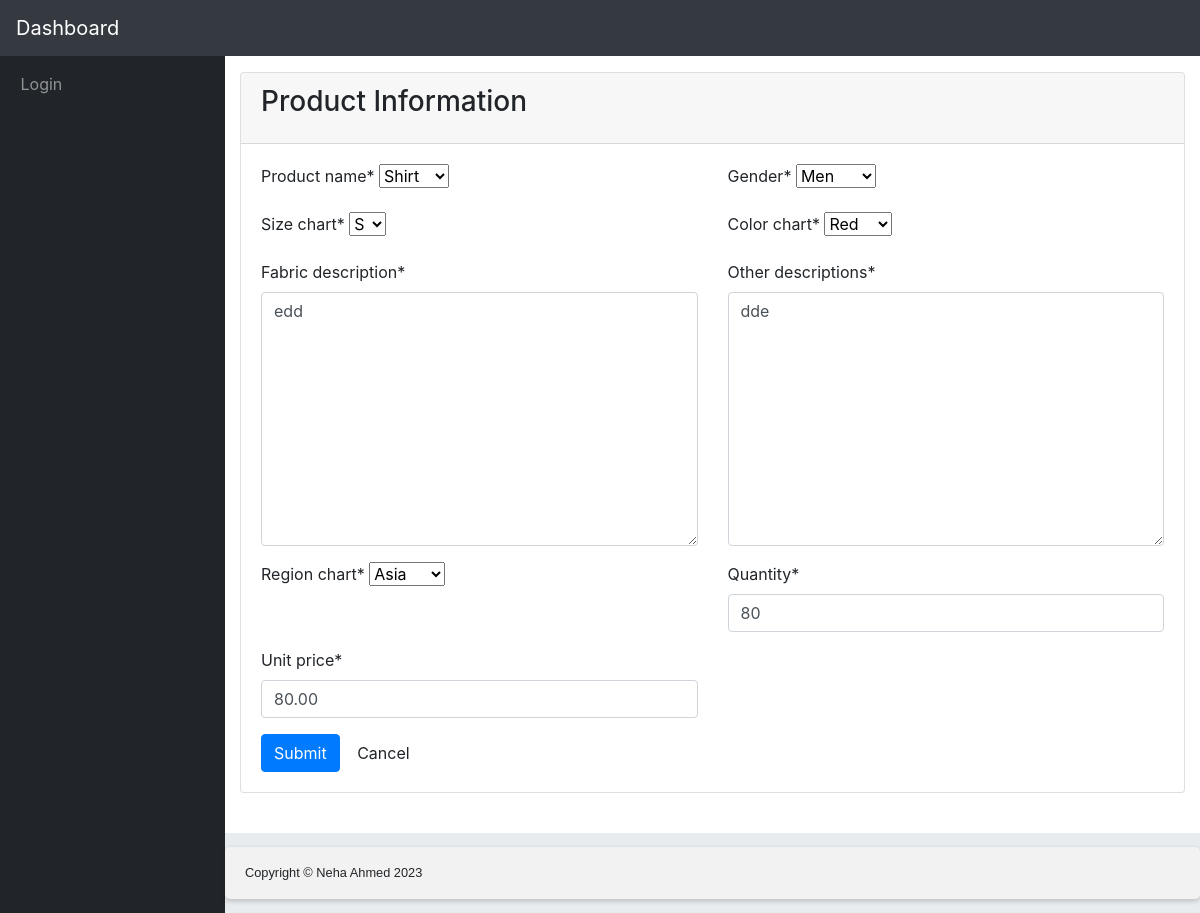
Page /product/1/update/ on the committed database.
### product/models.py (models this page shows, shortened)
class Product(models.Model):
    PRODUCT_CHOICES = [
        ('shirt', 'Shirt'),
        ('pants', 'Pants'),
        ('shoes', 'Shoes'),
    ]
    GENDER_CHOICES = [
        ('men', 'Men'),
        ('women', 'Women'),
        ('unisex', 'Unisex'),
    ]
    SIZE_CHOICES = [
        ('s', 'S'),
        ('m', 'M'),
        ('l', 'L'),
    ]
    COLOR_CHOICES = [
        ('red', 'Red'),
        ('green', 'Green'),
        ('blue', 'Blue'),
    ]
    REGION_CHOICES = [
        ('A', 'Asia'),
        ('US', 'USA'),
        ('EU', 'Europe'),
    ]
    product_name = models.CharField(choices=PRODUCT_CHOICES, max_length=50, default="shirt")
    gender = models.CharField(choices=GENDER_CHOICES, max_length=10, default="men")
    size_chart = models.CharField(choices=SIZE_CHOICES, max_length=5,default="s")
    color_chart = models.CharField(choices=COLOR_CHOICES, max_length=10, default="Asia")
    region_chart = models.CharField(choices=REGION_CHOICES, max_length=10, default="red")
    fabric_description = models.TextField()
    order_no = models.CharField(max_length=50)
    other_descriptions = models.TextField()
    quantity = models.PositiveIntegerField()
    unit_price = models.DecimalField(max_digits=10, decimal_places=2)
    contact_person = models.CharField(max_length=100)

### product/views.py (the view, shortened to what this page needs)
# urls.py: path('<int:pk>/update/', views.product_update, name='product_update'),
def product_update(request, pk):
    product = get_object_or_404(Product, pk=pk)
    try:
        shipment = get_object_or_404(ShipmentTracking, order_no=product.order_no)
        if shipment.ready:
            error_msg = "This order is ready. Can't be edited."
            messages.error(request, message=error_msg)
            return redirect('product_list')
    except:
        None
    form = ProductForm(request.POST or None, instance=product)
    context = {
        'form': form
    }
    return render(request, 'products/product_create.html', context)

### product/forms.py
class ProductForm(forms.ModelForm):
    class Meta:
        model = Product
        fields = [
            'product_name',
            'gender',
            'size_chart',
            'color_chart',
            'region_chart',
            'fabric_description',
            'other_descriptions',
            'quantity',
            'unit_price',
        ]
    product_name = forms.ChoiceField(choices=Product.PRODUCT_CHOICES)
    gender = forms.ChoiceField(choices=Product.GENDER_CHOICES)
    size_chart = forms.ChoiceField(choices=Product.SIZE_CHOICES)
    color_chart = forms.ChoiceField(choices=Product.COLOR_CHOICES)
    region_chart = forms.ChoiceField(choices=Product.REGION_CHOICES)
    fabric_description = forms.CharField(widget=forms.Textarea)
    other_descriptions = forms.CharField(widget=forms.Textarea)
    quantity = forms.IntegerField(min_value=1)
    unit_price = forms.DecimalField(min_value=0.01, max_digits=10, decimal_places=2)

### templates/products/product_create.html (shortened to what this page needs)
{% extends 'base.html' %}
{% load crispy_forms_tags %}
{% block content %}
   <div class="row">
    <div class="col-xl-12 col-sm-12 mb-12">
      <div class="card card-warning">
        <div class="card-header">
          <h3 class="card-title">Product Information</h3>
        </div>
        <div class="card-body">
          <form method = "post" role="form">
            <div class="row">
              <div class="col-sm-6">
                <div class="form-group">
                  {{form.product_name|as_crispy_field}}
                </div>
              </div>
              <div class="col-sm-6">
                <div class="form-group">
                  {{form.gender|as_crispy_field}}
                </div>
              </div>
            </div>
            <div class="row">
              <div class="col-sm-6">
                <div class="form-group">
                  {{form.size_chart|as_crispy_field}}
                </div>
              </div>
              <div class="col-sm-6">
                <div class="form-group">
                  {{form.color_chart|as_crispy_field}}
                </div>
              </div>
            </div>
            <div class="row">
              <div class="col-sm-6">
                <div class="form-group">
                  {{form.fabric_description|as_crispy_field}}
                </div>
              </div>
              <div class="col-sm-6">
                <div class="form-group">
                  {{form.other_descriptions|as_crispy_field}}
                </div>
              </div>
            </div>
            <div class="row">
                <div class="col-sm-6">
                    <div class="form-group">
                      {{form.region_chart|as_crispy_field}}
                    </div>
                  </div>
              <div class="col-sm-6">
                <div class="form-group">
                  {{form.quantity|as_crispy_field}}
                </div>
              </div>
            </div>
            <div class="row">
              <div class="col-sm-6">
                <div class="form-group">
                  {{form.unit_price|as_crispy_field}}
                </div>
              </div>
              <div class="col-sm-6">
            </div>
            </div>
            <button type="submit" class="btn btn-primary">Submit</button>
            <a href="{% url 'order_list' %}" class="btn btn-default">Cancel</a>
          </form>
        </div>
      </div>
        <div class="card-body">
      </div>
    </div>
  </div>
{% endblock %}

### static/css/form-css.css (style rules this page uses)
* { box-sizing: border-box; }

### rows in the picture
Product: product_name "Shirt", gender "Men", size_chart "S", color_chart "Red", fabric_description "edd", other_descriptions "dde", region_chart "Asia", quantity "80", unit_price "80.00"
